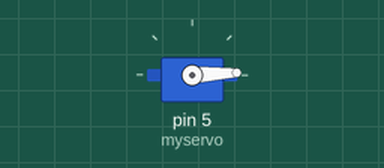
Simulated run of this sketch. Board: Arduino Uno, built with avr-gcc and run on an emulated ATmega328P. Parts: servo.

Above: at 0.05 s.
At 0.7 s:
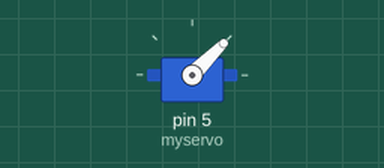
At 1.35 s:
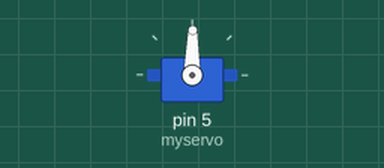
At 2.7 s:
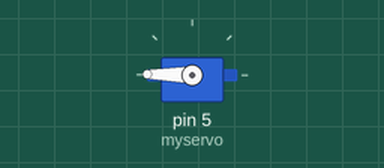
Timing chart, 0 to 6.3 s (numbered marks = the images above):
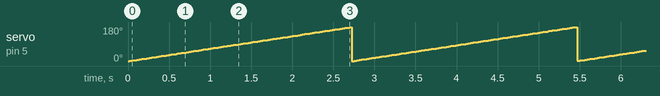

The sketch:

servo_code.ino
```cpp
#include <Servo.h>
Servo myservo;
int pos = 0;

void setup(){
  myservo.attach(5);
}
void loop() {
  for (pos = 0; pos <= 180; pos += 1) { // goes from 0 degrees to 180 degrees
    // in steps of 1 degree
    myservo.write(pos);              // tell servo to go to position in variable 'pos'
    delay(15);                       // waits 15 ms for the servo to reach the position
  }
}
```

Measured:
- by itself, servo on pin 5 (myservo): ramps from 0° to 180° and jumps back, once every 2.7 s
